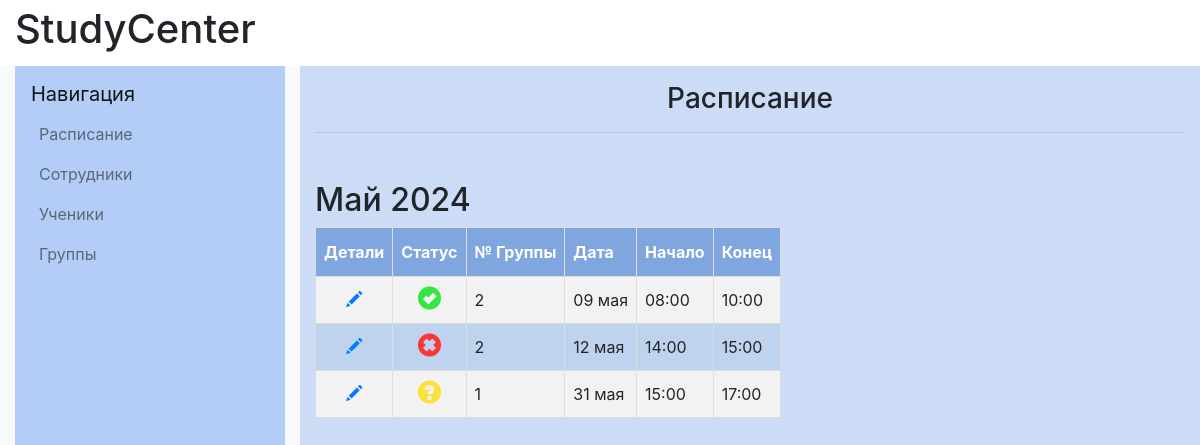
The page / on the database its author committed.
### catalog/models.py (models this page shows, shortened)
class Lesson(models.Model):
    date = models.DateField()
    start_time = models.DateTimeField()
    duration = models.IntegerField()
    group = models.ForeignKey(Group, on_delete=models.CASCADE)
    objects = models.Manager()

class Group(models.Model):
    subject = models.ForeignKey(Subject, on_delete=models.CASCADE)
    grade = models.IntegerField(validators=[
        MaxValueValidator(11),
        MinValueValidator(1)
    ])
    group_capacity = models.IntegerField(default=1,
                                         validators=[
                                            MaxValueValidator(8),
                                            MinValueValidator(1)
    ])
    type = models.ForeignKey(Type, on_delete=models.CASCADE)
    teacher=models.ForeignKey(Worker,
                              on_delete=models.CASCADE,
                              null=True,
                              default=None
    )
    objects = models.Manager()
    created = models.BooleanField(default=False)

### catalog/views.py (the view)
# urls.py: path('', views.schedule, name='schedule'),
def schedule(request):
    lessons = Lesson.objects.all().order_by('date', 'start_time')
    grouped_lessons = {}
    for lesson in lessons:
        lesson.end_time = lesson.start_time + timedelta(hours=lesson.duration)
    for k, g in groupby(lessons, lambda l: l.date.replace(day=1)):
        grouped_lessons[k] = list(g)
        for lesson in grouped_lessons[k]:
            lesson.status = LessonStatus.objects.get(lesson=lesson)
    return render(request, 'schedule/schedule.html', {'grouped_lessons': grouped_lessons})

### catalog/templates/schedule/schedule.html (shortened to what this page needs)
{% extends "base_generic.html" %}
{% block content%}
            <div class="col-md-8 col-lg-9 content-container" style="background-color: #ccdbf6">
                <h1 class="h3 text-center mt-3">Расписание</h1>
                <hr class="mb-5">
                <section >
                    {% for month, lessons in grouped_lessons.items %}
                    <h2>{{ month|date:"F Y" }}</h2>
                    <table id="mytable">
                        <tr>
                            <th>Детали</th>
                            <th>Статус</th>
                            <th>№ Группы</th>
                            <th>Дата</th>
                            <th>Начало</th>
                            <th>Конец</th>
                        </tr>
                        {% for lesson in lessons %}
                        <tr>
                            <td class="text-center"><a href="{% url 'lesson_details' lesson_id=lesson.id %}" class="top-menu"><span class="glyphicon glyphicon-pencil"></span></a></td>
                            <td class="text-center">
                                {% if lesson.status.status == 0 %}
                                <span class="glyphicon glyphicon-remove-sign"
                                style="font-size: 1.5em; color: #fc3636;"></span>
                                {% elif lesson.status.status == 1 %}
                                <span class="glyphicon glyphicon-ok-sign"
                                style="font-size: 1.5em; color: #32e740;"></span>
                                {% elif lesson.status.status == 3 %}
                                <span class="glyphicon glyphicon-question-sign"
                                style="font-size: 1.5em; color: #fce236;"></span>
                                {% endif %}
                            </td>
                            <td>{{ lesson.group.id }}</td>
                            <td>{{ lesson.date|date:"d E" }}</td>
                            <td>{{ lesson.start_time|time:"H:i" }}</td>
                            <td>{{ lesson.end_time|time:"H:i" }}</td></tr>
                        {% endfor %}
                    </table>
                {% endfor %}
                </section>
            </div>
{% endblock content %}

### catalog/templates/base_generic.html (style rules this page uses)
#mytable td, #mytable th { border: 1px solid #ddd; padding: 8px; }
#mytable tr:nth-child(even) { background-color: #f2f2f2; }
#mytable tr:nth-child(odd) { background-color: #c0d3ee; }
#mytable th { padding-top: 12px; padding-bottom: 12px; text-align: left; background-color: #80a6e0; color: white; }

### rows shown on the page
Lesson: month "Май 2024", group.id "2", date "09 мая", start_time "08:00", end_time "10:00"
Lesson: group.id "2", date "12 мая", start_time "14:00", end_time "15:00"
Lesson: group.id "1", date "31 мая", start_time "15:00", end_time "17:00"
